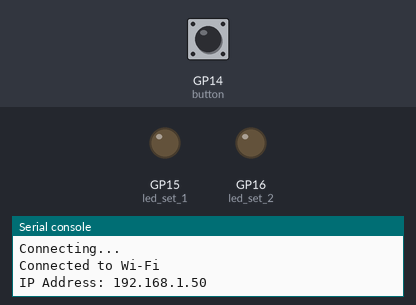
This program was run on a simulated Raspberry Pi Pico running MicroPython. Parts: output pins drawn as LEDs (lit = HIGH), the last lines printed to the serial console. The inputs (shaded band) are chosen by the test bench; at power-on: GP14 (button) LOW. WiFi joins after 1.5 s; web requests get an empty 200 reply after 0.4 s.

Above: at 3.2 s.
3.3 s: GP14 (button) pulled HIGH for 0.15 s
At 4.3 s:
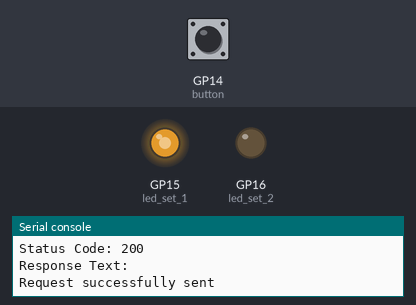
6.4 s: GP14 (button) pulled HIGH for 1 s
At 9.7 s:
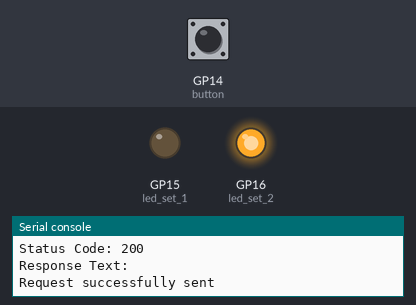
10.4 s: GP14 (button) pulled HIGH for 3.2 s
At 14.1 s:
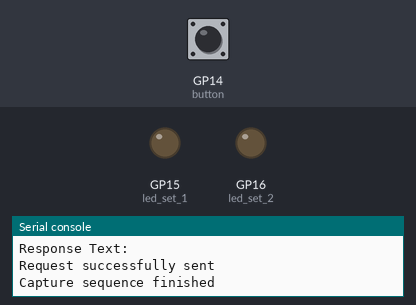
Timing chart, 0 to 15.6 s (numbered marks = the images above; inputs shaded):
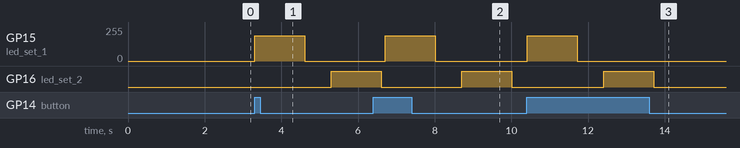

Measured:
- after the input at 3.3 s, GP15 (led_set_1): 0/255 → 191/255 at once, → 0/255 1.3 s later; GP16 (led_set_2): LOW → HIGH after 2.0 s
- after the input at 6.4 s, GP15 (led_set_1): 0/255 → 191/255 after 0.31 s, → 0/255 1.3 s later
- after the input at 10.4 s, GP15 (led_set_1): 0/255 → 191/255 at once, → 0/255 1.3 s later; GP16 (led_set_2): LOW → HIGH after 2.0 s, → LOW 1.3 s later

The program:

main2.py
```python
import network
import urequests
from machine import Pin, PWM
import time

# Initialize GPIO pins for the two sets of LEDs
led_set_1 = PWM(Pin(15, Pin.OUT))  # First set of LEDs (white)
led_set_2 = Pin(16, Pin.OUT)  # Second set of LEDs (violet)

# Brightness
led_set_1.freq(1000)  # 1 kHz

# Initialize the button with a pull-down resistor
button = Pin(14, Pin.IN, Pin.PULL_DOWN)

# State variables
capture_stage = 0  # 0: idle, 1: first LED on, 2: waiting for first capture, 3: second LED on, 4: waiting for second capture

# Connect to Wi-Fi
def connect_to_wifi(ssid1, password1):
    print("Connecting to Wi-Fi...")
    wlan = network.WLAN(network.STA_IF)
    wlan.active(True)

    wlan.connect(ssid1, password1)

    while not wlan.isconnected():
        print("Connecting...")
        time.sleep(1)  # Small delay to avoid busy waiting

    print('Connected to Wi-Fi')
    print('IP Address:', wlan.ifconfig()[0])  # Print the IP address assigned to the Pico W

# Send API command to DVR for snapshot
def trigger_screenshot():
    try:
        url = "http://35.173.205.52:8080/screenshot"

        print("Attempting to send request to:", url)

        # Adding a timeout for better reliability
        response = urequests.get(url, timeout=5)

        # Debugging output
        print("Status Code:", response.status_code)
        print("Response Text:", response.text)

        response.close()
        print("Request successfully sent")

    except Exception as e:
        print("Failed to send request:", e)

# Main loop: Check for button press and trigger capture sequence
print('Start')

SSID1 = 'Cove Resident'
PASSWORD1 = 'shore.line'
connect_to_wifi(SSID1, PASSWORD1)

while True:
    # Check Wi-Fi connection status
    wlan = network.WLAN(network.STA_IF)
    if not wlan.isconnected():
        print("Wi-Fi disconnected. Attempting to reconnect...")
        connect_to_wifi(SSID1, PASSWORD1)

    if button.value() and capture_stage == 0:  # Check if the button is pressed and in idle state
        print("Button pressed")
        capture_stage = 1  # Move to the first LED stage

    # State machine to manage LED capture sequence
    if capture_stage == 1:
        print('LED1')
        led_set_1.duty_u16(49151)  # Set brightness to 75%
        time.sleep(0.1)  # Small delay to ensure LED is on before capturing
        trigger_screenshot()  # Send command to capture the first screenshot
        time.sleep(0.8)  # Wait for the exposure time
        led_set_1.duty_u16(0)  # Turn off the first set of LEDs
        capture_stage = 2  # Move to the waiting stage before second LED

    elif capture_stage == 2:
        time.sleep(0.5)  # Wait before turning on the second LED
        capture_stage = 3  # Move to the second LED stage

    elif capture_stage == 3:
        print('LED2')
        led_set_2.on()  # Turn on the second set of LEDs
        time.sleep(0.1)  # Small delay to ensure LED is on before capturing
        trigger_screenshot()  # Send command to capture the second screenshot
        time.sleep(0.8)  # Wait for the exposure time
        led_set_2.off()  # Turn off the second set of LEDs
        capture_stage = 0  # Reset to idle state
        print("Capture sequence finished")

    time.sleep(0.1)  # Small delay for main loop to prevent busy waiting
```
